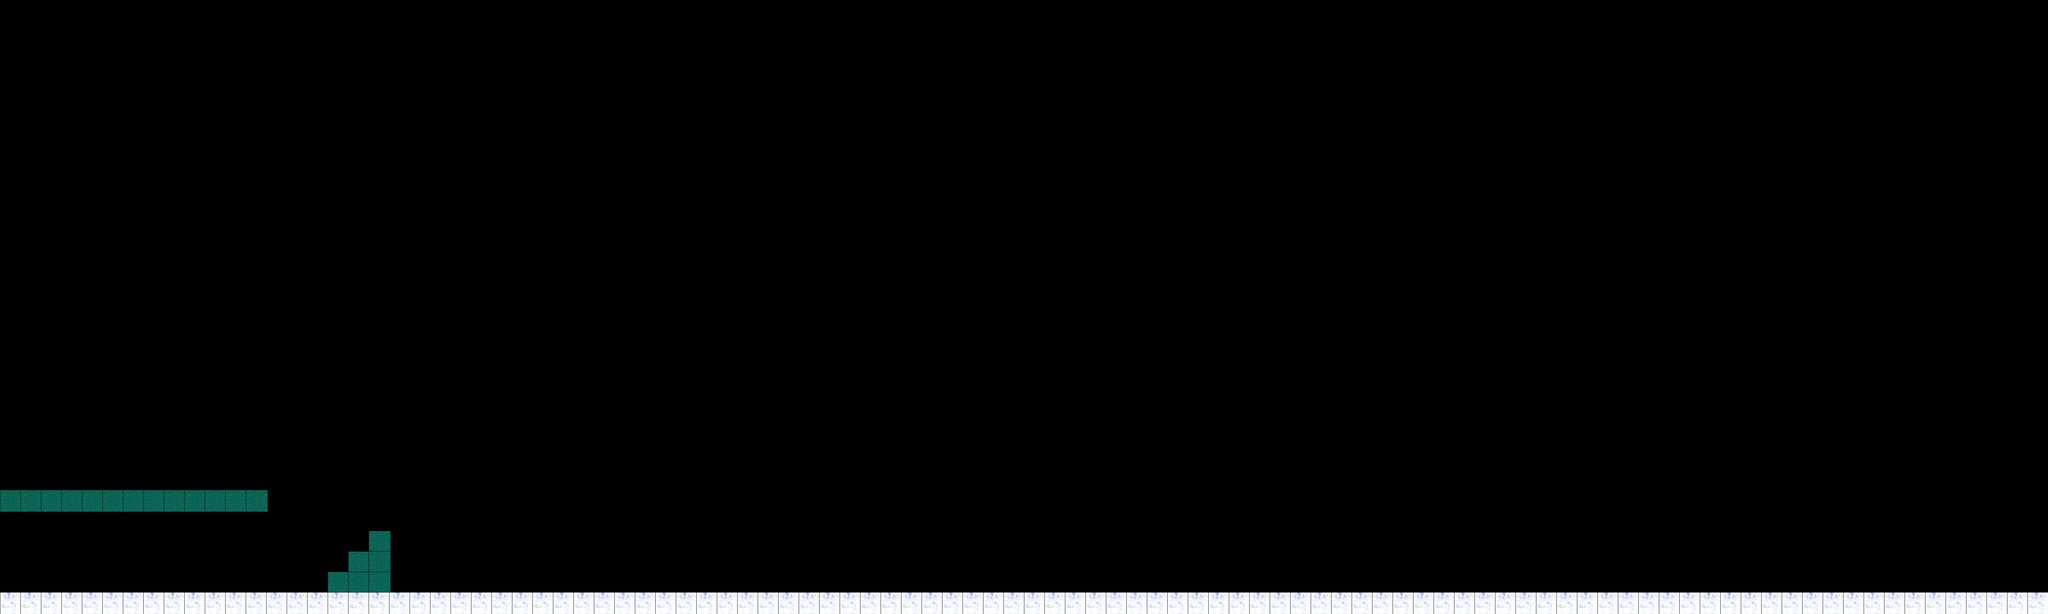

Below is a game level as drawn by its tile map, then a one-line description and the .tmx that defines it (tile-layer data replaced by summaries):
An orthogonal 100x30 tile map with 60x60 px tiles, 1 tile layer (Map), 4 tilesets and 28 objects (19x Enemy, Player, Hostage).

<map version="1.9" tiledversion="1.9.2" orientation="orthogonal" renderorder="right-down" width="100" height="30" tilewidth="60" tileheight="60" infinite="0" nextlayerid="9" nextobjectid="169">
 <tileset firstgid="1" source="tiles/tiles.tsx" />
 <tileset firstgid="101" name="player_normal" tilewidth="14" tileheight="34" tilecount="1" columns="1">
  <image source="../player/player_normal/player_normal.png" width="14" height="34" />
 </tileset>
 <tileset firstgid="102" name="enemy_normal" tilewidth="14" tileheight="34" tilecount="1" columns="1">
  <image source="../enemy/enemy_normal/enemy_normal.png" width="14" height="34" />
 </tileset>
 <tileset firstgid="103" name="hostage_normal" tilewidth="14" tileheight="34" tilecount="1" columns="1">
  <image source="../hostage/hostage_normal/hostage_normal.png" width="14" height="34" />
 </tileset>
 <objectgroup id="2" name="Objects">
  <object id="120" name="Player" gid="101" x="100" y="1736" width="64" height="64" />
  <object id="124" x="60" y="1800">
   <polygon points="0,0 0,-60 5880,-60 5940,-60 5940,0" />
  </object>
  <object id="125" x="6000" y="1740">
   <polygon points="0,0 -60,0 -60,-1680 0,-1680" />
  </object>
  <object id="132" name="Enemy" gid="102" x="300" y="1736" width="67" height="79" />
  <object id="133" name="Enemy" gid="102" x="200" y="1736" width="70" height="74" />
  <object id="145" x="64" y="1740">
   <polygon points="0,0 -60,0 -60,-1740 0,-1740" />
  </object>
  <object id="146" x="960" y="1680">
   <polygon points="0,0 0,60 180,60 180,0" />
  </object>
  <object id="147" x="1020" y="1680">
   <polygon points="0,0 0,-60 120,-60 120,0" />
  </object>
  <object id="148" x="1080" y="1620">
   <polygon points="0,0 0,-60 60,-60 60,0" />
  </object>
  <object id="149" name="Enemy" gid="102" x="698" y="1714" width="70" height="74" />
  <object id="150" name="Enemy" gid="102" x="967" y="1665" width="44" height="46" />
  <object id="151" name="Enemy" gid="102" x="1086" y="1549" width="53" height="53" />
  <object id="152" name="Enemy" gid="102" x="1340" y="1726" width="70" height="74" />
  <object id="153" name="Enemy" gid="102" x="509" y="1349" width="70" height="74" />
  <object id="154" name="Enemy" gid="102" x="839" y="1209" width="70" height="74" />
  <object id="155" name="Enemy" gid="102" x="251" y="1139" width="70" height="74" />
  <object id="156" name="Enemy" gid="102" x="1057" y="1131" width="70" height="74" />
  <object id="157" name="Enemy" gid="102" x="1035" y="1291" width="70" height="74" />
  <object id="158" name="Enemy" gid="102" x="675" y="1355" width="70" height="74" />
  <object id="159" name="Enemy" gid="102" x="401" y="1399" width="70" height="74" />
  <object id="160" name="Enemy" gid="102" x="107" y="1307" width="70" height="74" />
  <object id="161" name="Enemy" gid="102" x="233" y="1413" width="70" height="74" />
  <object id="162" name="Enemy" gid="102" x="485" y="1027" width="70" height="74" />
  <object id="163" name="Enemy" gid="102" x="993" y="893" width="70" height="74" />
  <object id="164" name="Enemy" gid="102" x="759" y="857" width="70" height="74" />
  <object id="165" name="Enemy" gid="102" x="641" y="1001" width="70" height="74" />
  <object id="167" x="0" y="1440">
   <polygon points="0,0 0,60 780,60 780,0" />
  </object>
  <object id="168" name="Hostage" gid="103" x="864.435" y="1424.71" width="64" height="64" />
 </objectgroup>
 <layer id="7" name="Map" width="100" height="30">
  <data>[3000 cells, 119 non-empty, 2 distinct tile ids]</data>
 </layer>
</map>
